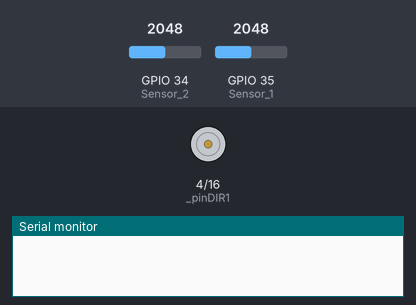
Simulated run of this sketch. Board: ESP32. Shown: motor-driver pin pairs drawn as motors (green arrow = first pin HIGH = forward, orange = second pin HIGH = backward, longer = more drive, scaled by the enable pin), the last lines printed to the serial monitor. The test bench sets the inputs (shaded band); at power-on: GPIO 34 (Sensor_2) = 2048, GPIO 35 (Sensor_1) = 2048.

Above: at 0.1 s.
At 1.3 s:
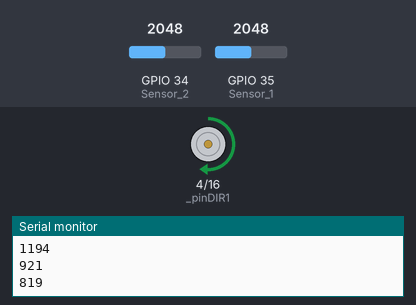
1.4 s: GPIO 34 (Sensor_2) set to 570
3.6 s: GPIO 34 (Sensor_2) set to 500
5.1 s: GPIO 35 (Sensor_1) set to 3473
7.4 s: GPIO 35 (Sensor_1) set to 3553
At 9.1 s:
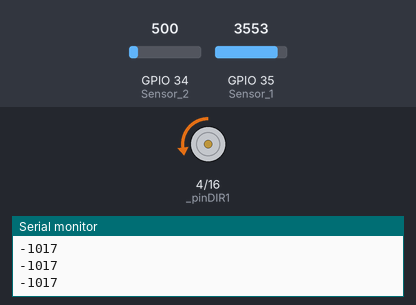
Timing chart, 0 to 10.4 s (numbered marks = the images above; inputs shaded):
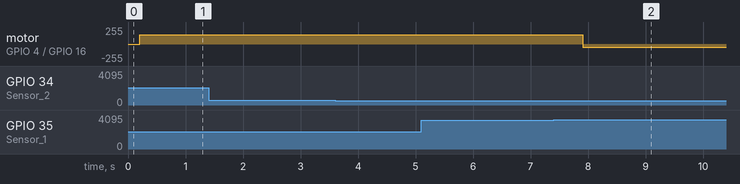

Measured:
- the behaviour switches between 3502 and 3503 on GPIO 35 (Sensor_1) (found by bisection; images 1 and 2)
- after the input at 7.4 s, motor on GPIO 4 (_pinDIR1) / GPIO 16 (_pinDIR2): forward 140/255 → backward 51/255 after 0.51 s

The sketch:

Hand.ino
```cpp
#include "00_ChuongTrinhChinh.h"


void setup() {
  KhoiTao();
}
void loop () {
  ChuongTrinhChinh();
}
```

00_ChuongTrinhChinh.cpp
```cpp
#include "00_ChuongTrinhChinh.h"

Motor _motor;
FSR402 _sensor;
CamBienDong _myINA;

//Biến toàn cục
volatile int sensor_value1 = 0;
volatile int sensor_value2 = 0;
volatile int setpoint = 0;

//Tao task cho sensor
void SensorTask(void *pvParameters) {
  while (1) {
    _sensor.readSensor();
    setpoint = _sensor.MA2_output_Sensor2 - _sensor.MA1_output_Sensor2;
    Serial.println(setpoint);
    vTaskDelay(pdMS_TO_TICKS(100));  // Đọc cảm biến sau mỗi 100ms
  }
}

// Tạo task cho Motor
void MotorTask(void *pvParameters) {
  while (1) {
    if (setpoint > 1500) {
      _motor.DieuKhien(45, _QuayThuan);
    } else if (setpoint < -1000) {
      _motor.DieuKhien(80, _QuayNghich);
    }
    // _motor.DieuKhien(30, _QuayNghich);
    vTaskDelay(pdMS_TO_TICKS(100));

    // _motor.DieuKhien(1000, _QuayNghich);
    // vTaskDelay(pdMS_TO_TICKS(2000));

    // _motor.DieuKhien(0, _Dung);
    // vTaskDelay(pdMS_TO_TICKS(2000));
  }
}

void KhoiTao() {
  Serial.begin(9600);
  _motor.begin();
  _sensor.begin();

  xTaskCreate(MotorTask, "Motor Task", 2048, NULL, 1, NULL);
  xTaskCreate(SensorTask, "Sensor Task", 2048, NULL, 1, NULL);
}

void ChuongTrinhChinh() {
}
```

00_ChuongTrinhChinh.h
```cpp
#ifndef _ChuongTrinhChinh_H
#define _ChuongTrinhChinh_H

#include "01_DCMotor.h"
#include "02_FSR402.h"
#include "03_CamBienDong.h"
#include <Arduino.h>

void KhoiTao();
void ChuongTrinhChinh();


#endif
```

01_DCMotor.cpp
```cpp
#include "01_DCMotor.h"

void Motor::begin() {
  ledcSetup(_kenhPWM, 1000, 15);
  ledcAttachPin(_pinPWM, _kenhPWM);
  pinMode(_pinDIR1, OUTPUT);
  pinMode(_pinDIR2, OUTPUT);

  DieuKhien(0, _Dung);
}

void Motor::DieuKhien(int pwm, int dir) {

  uint32_t duty = ((100-pwm) * 32767) / 100;

  ledcWrite(_kenhPWM, duty);
  if (dir == _QuayThuan) {
    digitalWrite(_pinDIR1, HIGH);
    digitalWrite(_pinDIR2, LOW);
  } else if (dir == _QuayNghich) {
    digitalWrite(_pinDIR1, LOW);
    digitalWrite(_pinDIR2, HIGH);
  } else if (dir == _Dung) {
    digitalWrite(_pinDIR1, LOW);
    digitalWrite(_pinDIR2, LOW);
  }
}
```

01_DCMotor.h
```cpp
#ifndef DC_MOTOR_H
#define DC_MOTOR_H

#include <Arduino.h>
#include <esp32-hal-ledc.h>

#define _QuayThuan 1
#define _QuayNghich 0
#define _Dung 2

#define _pinDIR1 4
#define _pinDIR2 16
#define _pinPWM 17
#define _kenhPWM 1

class Motor {
  public:
  void begin(void);
  void DieuKhien(int pwm, int dir);
};

#endif
```

02_FSR402.cpp
```cpp
#include "02_FSR402.h"

void FSR402::begin() {
    pinMode(Sensor_1, INPUT);
    pinMode(Sensor_2, INPUT);
    vTaskDelay(pdMS_TO_TICKS(100));

    if (this->MA1_width > this->MA2_width) {
        for (int i = 0; i < this->MA1_width; i++) {
            sensorValue1 = 4095 - analogRead(Sensor_1);
            sensorValue2 = 4095 - analogRead(Sensor_2);
            MA1_Value_Sensor1[i] = MA1_Value_Sensor1[i] + sensorValue1;
            MA1_Value_Sensor2[i] = MA1_Value_Sensor2[i] + sensorValue2;
            if (i < this->MA2_width) {
                MA2_Value_Sensor1[i] = MA2_Value_Sensor1[i] + sensorValue1;
                MA2_Value_Sensor2[i] = MA2_Value_Sensor2[i] + sensorValue2;
            }
        }
    }
    else if (this->MA1_width < this->MA2_width) {
        for (int i = 0; i < this->MA2_width; i++) {
            sensorValue1 = 4095 - analogRead(Sensor_1);
            sensorValue2 = 4095 - analogRead(Sensor_2);
            MA2_Value_Sensor1[i] = MA2_Value_Sensor1[i] + sensorValue1;
            MA2_Value_Sensor2[i] = MA2_Value_Sensor2[i] + sensorValue2;
            if (i < this->MA1_width) {
                MA1_Value_Sensor1[i] = MA1_Value_Sensor1[i] + sensorValue1;
                MA1_Value_Sensor2[i] = MA1_Value_Sensor2[i] + sensorValue2;
            }
        }
    }
}


void FSR402::readSensor() {
    this->sensorValue1 = 1023 - analogRead(Sensor_1);
    this->sensorValue2 = 1023 - analogRead(Sensor_2);

    this->MovingAverage(); // Gọi hàm thành viên

    if (count > 10) {
        this->X1 = this->sensorValue1;
        this->X2 = this->sensorValue2;
        count = 0;
    }
    else {
        count++;
    }

    this->delta1 = this->sensorValue1 - this->sensorValue1_p;
    this->delta2 = this->sensorValue2 - this->sensorValue2_p;

    this->sensorValue1_p = this->sensorValue1;
    this->sensorValue2_p = this->sensorValue2;

    if (((this->delta1) * (this->delta1) + (this->delta2) * (this->delta2)) > 0) {
        this->sqetvalue = (this->delta1) * (this->delta1) + (this->delta2) * (this->delta2);
    }
    else {
        this->sqetvalue = 0;
    }
}


void FSR402::MovingAverage() {
    this->MA1_output_Sensor1 = 0; this->MA1_output_Sensor2 = 0;
    this->MA2_output_Sensor1 = 0; this->MA2_output_Sensor2 = 0;

    for (int i = 0; i < this->MA1_width - 1; i++) {
        this->MA1_Value_Sensor1[i] = this->MA1_Value_Sensor1[i+1];
        this->MA1_Value_Sensor2[i] = this->MA1_Value_Sensor2[i+1];
        this->MA1_output_Sensor1 += this->MA1_Value_Sensor1[i];
        this->MA1_output_Sensor2 += this->MA1_Value_Sensor2[i];
    }
    this->MA1_Value_Sensor1[this->MA1_width - 1] = this->sensorValue1;
    this->MA1_Value_Sensor2[this->MA1_width - 1] = this->sensorValue2;
    this->MA1_output_Sensor1 += this->sensorValue1;
    this->MA1_output_Sensor2 += this->sensorValue2;
    this->MA1_output_Sensor1 /= this->MA1_width;
    this->MA1_output_Sensor2 /= this->MA1_width;

    for (int i = 0; i < this->MA2_width - 1; i++) {
        this->MA2_Value_Sensor1[i] = this->MA2_Value_Sensor1[i+1];
        this->MA2_Value_Sensor2[i] = this->MA2_Value_Sensor2[i+1];
        this->MA2_output_Sensor1 += this->MA2_Value_Sensor1[i];
        this->MA2_output_Sensor2 += this->MA2_Value_Sensor2[i];
    }
    this->MA2_Value_Sensor1[this->MA2_width - 1] = this->sensorValue1;
    this->MA2_Value_Sensor2[this->MA2_width - 1] = this->sensorValue2;
    this->MA2_output_Sensor1 += this->sensorValue1;
    this->MA2_output_Sensor2 += this->sensorValue2;
    this->MA2_output_Sensor1 /= this->MA2_width;
    this->MA2_output_Sensor2 /= this->MA2_width;

    this->deltaMA1 = this->MA1_output_Sensor1 - this->MA2_output_Sensor1;
    this->deltaMA2 = this->MA1_output_Sensor2 - this->MA2_output_Sensor2;
}
```

02_FSR402.h
```cpp
#ifndef FSR402_H
#define FSR402_H

#include <Arduino.h>

//Chọn chân kết nối cảm biến
#define Sensor_1 35
#define Sensor_2 34


class FSR402 {
private:
  // analogRead value

  int sensorValue1_p;
  int sensorValue2_p;

  int MA1_width = 10;
  int MA2_width = 30;
  double MA1_Value_Sensor1[10];
  double MA1_Value_Sensor2[30];
  double MA2_Value_Sensor1[10];
  double MA2_Value_Sensor2[30];

  float sqetvalue;
  int count = 0;

  float deltaMA1, deltaMA2;

  double Threshold_Close = 20;
  double Threshold_Open = -20;

  int upperThreshold, lowerThreshold, Threshold;
  int X1, X2;
  float delta1, delta2;

public:
  int sensorValue1;
  int sensorValue2;
  double MA1_output_Sensor1;
  double MA1_output_Sensor2;
  double MA2_output_Sensor1;
  double MA2_output_Sensor2;
public:
  void begin(void);
  void readSensor(void);
  void MovingAverage(void);
};
#endif
```

03_CamBienDong.cpp
```cpp
#include "03_CamBienDong.h"

Adafruit_INA219 ina219;

void CamBienDong::begin(void) {
  Wire.begin(_PIN_SDA, _PIN_SCL);
  ina219.begin();
}

void CamBienDong::readData(void) {
  current_mA = ina219.getCurrent_mA();
}
```

03_CamBienDong.h
```cpp
#ifndef CAMBIENDONG_H
#define CAMBIENDONG_H

#include <Adafruit_INA219.h>
#include <Wire.h>

#define _PIN_SDA 18
#define _PIN_SCL 19

class CamBienDong {
public:
  float current_mA;
  void begin(void);
  void readData(void);
};

#endif
```
